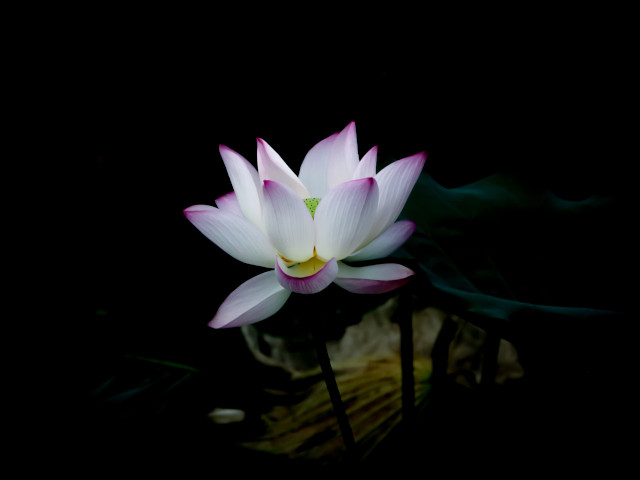
#> input picture aiortc.io/apprtc/photo.jpg, 640 x 480 px, given in place of the camera
$ python tracking.py
#> lines starting #> are read from the running program, lines starting #| are printed output that depends on the picture; after the words box and inside, x2 and y2 are one past the last pixel; in counts of white or black regions, pixels touching at a corner belong together
#> further down, frame is the input picture: shape (480, 640, 3); mean B, G, R 15.9, 16.3, 15.9
import cv2
import numpy as np


def detect(img):
    # Convert BGR to HSV
    hsv = cv2.cvtColor(img, cv2.COLOR_BGR2HSV)
#> hsv: shape (480, 640, 3); mean H, S, V 18, 34.5, 18
    # Define range of blue color in HSV
    lower_blue = np.array([110, 50, 50])
    upper_blue = np.array([130, 255, 255])
    # Threshold the HSV image to get only blue colors
    mask = cv2.inRange(hsv, lower_blue, upper_blue)
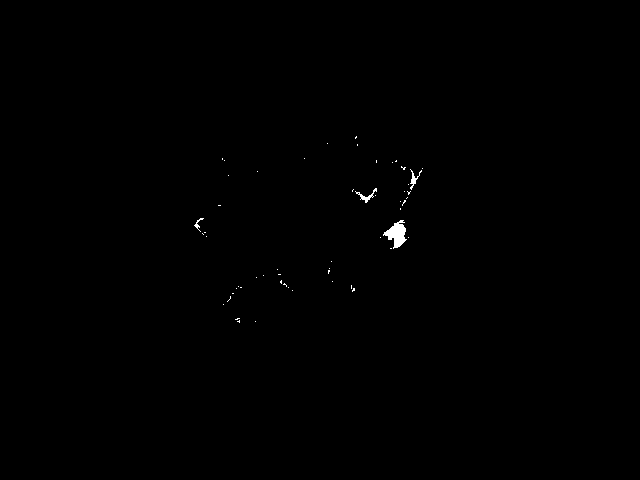
#> mask: shape (480, 640); 0.22% white; 56 white regions (52 under 20 px), largest, box (x1, y1, x2, y2) and area: (383, 220, 407, 249) 356, (355, 188, 377, 203) 83, (410, 169, 422, 190) 72, (194, 218, 204, 232) 36

    # Bitwise-And mask and original image
    res = cv2.bitwise_and(img, img, mask=mask)

    cv2.imshow('mask', mask)
    cv2.imshow('res', res)

    m = cv2.moments(mask)
#> m = moments, m00 173910, centre m10/m00, m01/m00 = (369.2, 223.3)
    if m["m00"] != 0:
        cx = int(m["m10"]/m["m00"])
#> cx = 369
        cy = int(m["m01"]/m["m00"])
#> cy = 223

    else:
        cx = 0
        cy = 0
    print(cx, cy)
#| 369 223
    return cx, cy


cam = cv2.VideoCapture(0)
# Resize
cam.set(3, 640)
cam.set(4, 480)
# latest point
lx, ly = (0, 0)

while True:
    # Take each frame
    _, frame = cam.read()
    cv2.imshow('origin', frame)

    x, y = detect(frame)
#> x = 369; y = 223
    cv2.line(frame, (x, y), (lx, ly), (0, 0, 200), 5)
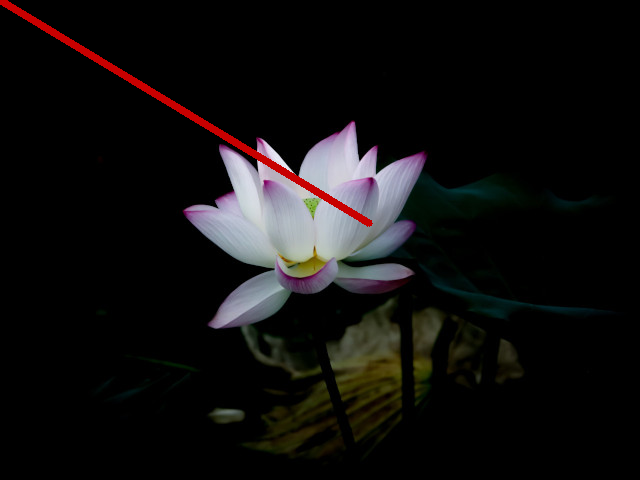
#> frame: shape (480, 640, 3); 1.02% of pixels changed, all inside (x1, y1, x2, y2) = (0, 0, 373, 227)
    lx, ly = x, y
#> lx = 369; ly = 223

    cv2.imshow('tracking', frame)
    if cv2.waitKey(1) & 0xFF == ord('q'):
#> (key q is pressed here)
        break

cam.release()
cv2.destroyAllWindows()
